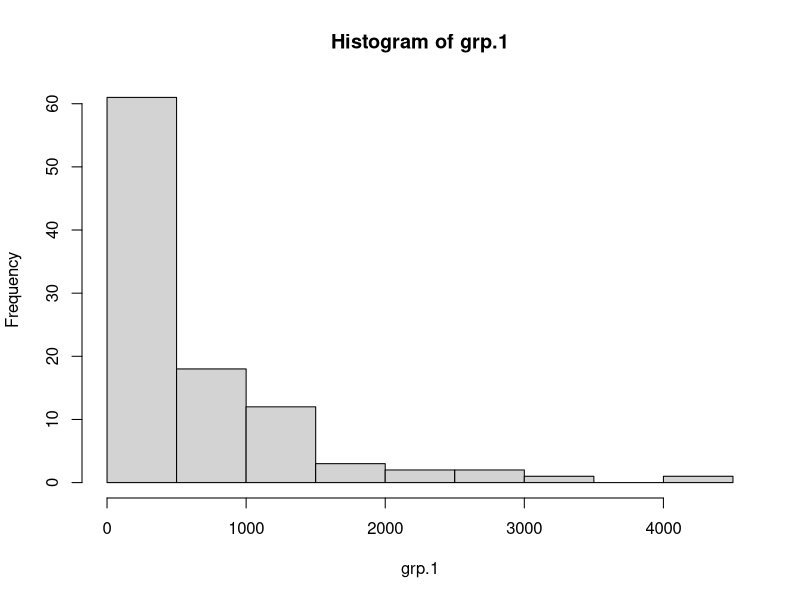
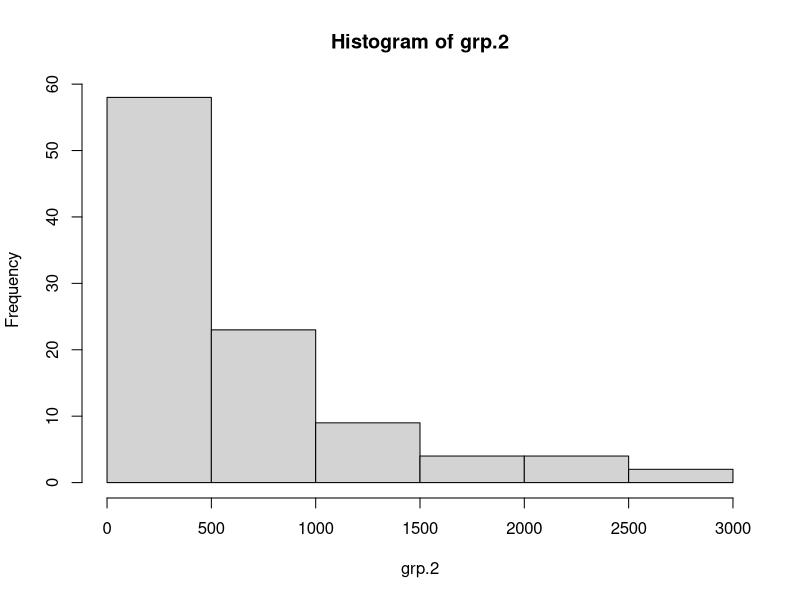
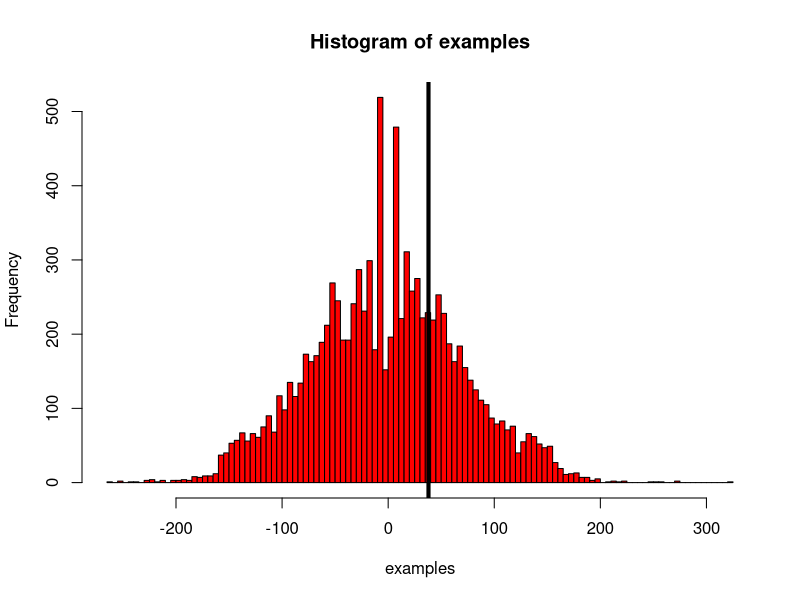

Write the R code that produced these figures, in order.
####A/B Testing Class 11/30

set.seed(4)
grp.1 <- round(rlnorm(100,6))
grp.2 <- round(rlnorm(100,6))

hist(grp.1)
hist(grp.2)
data <- c(grp.1, grp.2)

l1 <- length(grp.1)
l2 <- length(grp.2)
lt <- l1 + l2
test.diff <- median(grp.1) - median(grp.2)

it <- function(n){
  M = NULL
  for (i in 1:n){
    s = sample(data, lt, FALSE)
    m1 = median(s[1:l1]) - median(s[(l1+1):lt])
    M = c(M, m1)
  }
  return(M)
}

examples <- it(10000)

par(mfrow = c(1,1))
hist(examples, col = 'red', breaks = 100)
abline(v = test.diff, col = 'black', lwd = 4)

#1 tail test
(sum(examples<test.diff))/10000
(sum(examples>test.diff))/10000
